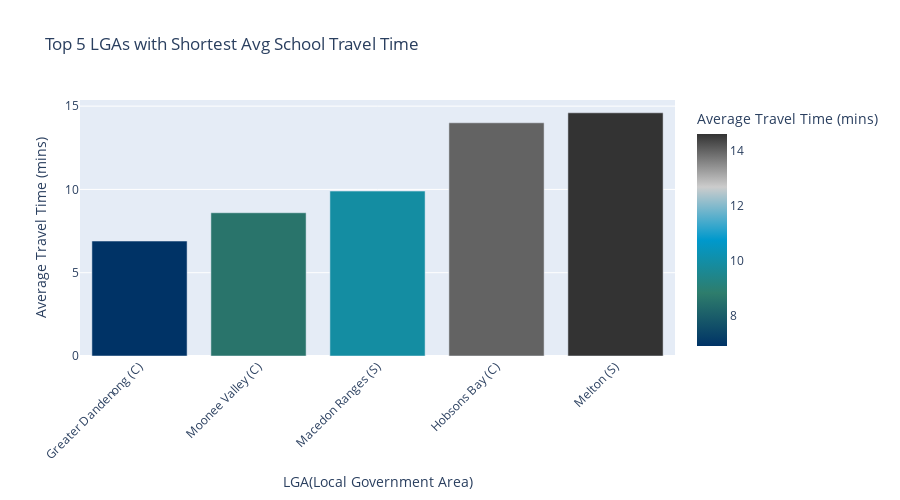

Here is the notebook cell this chart was saved with:
### Code cell
# Select top 5 LGAs with shortest avg travel times
top5_best = agg.nsmallest(5, 'avg_time')

fig_best = px.bar(
    top5_best,
    x=lga_col,
    y='avg_time',
    title='Top 5 LGAs with Shortest Avg School Travel Time',
    labels={lga_col: 'LGA(Local Government Area)', 'avg_time': 'Average Travel Time (mins)'},
    color='avg_time',
    color_continuous_scale=colors
)

fig_best.update_layout(xaxis_tickangle=-45, height=500)
fig_best.show()

### Figure 1 — Plotly figure (JSON) as saved in the notebook; plotly's stock layout.template omitted (floating-point values rounded to 4 significant figures)
{"data": [{"hovertemplate": "LGA(Local Government Area)=%{x}<br>Average Travel Time (mins)=%{marker.color}<extra></extra>", "legendgroup": "", "marker": {"color": [6.9, 8.6, 9.9, 14.0, 14.6], "coloraxis": "coloraxis", "pattern": {"shape": ""}}, "name": "", "orientation": "v", "showlegend": false, "textposition": "auto", "type": "bar", "x": ["Greater Dandenong (C)", "Moonee Valley (C)", "Macedon Ranges (S)", "Hobsons Bay (C)", "Melton (S)"], "xaxis": "x", "y": [6.9, 8.6, 9.9, 14.0, 14.6], "yaxis": "y"}], "layout": {"barmode": "relative", "coloraxis": {"colorbar": {"title": {"text": "Average Travel Time (mins)"}}, "colorscale": [[0, "#003366"], [0.25, "#2E7D6C"], [0.5, "#0099CC"], [0.75, "#CCCCCC"], [1, "#333333"]]}, "height": 500, "legend": {"tracegroupgap": 0}, "title": {"text": "Top 5 LGAs with Shortest Avg School Travel Time"}, "xaxis": {"anchor": "y", "domain": [0, 1], "tickangle": -45, "title": {"text": "LGA(Local Government Area)"}}, "yaxis": {"anchor": "x", "domain": [0, 1], "title": {"text": "Average Travel Time (mins)"}}}}
